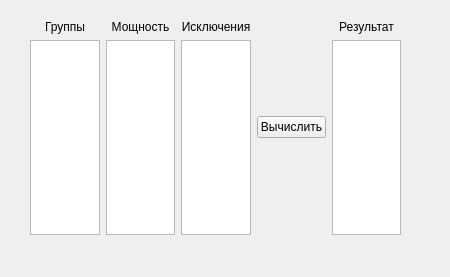
<?xml version="1.0" encoding="UTF-8"?>
<ui version="4.0">
 <class>MainWindow</class>
 <widget class="QMainWindow" name="MainWindow">
  <property name="geometry">
   <rect>
    <x>0</x>
    <y>0</y>
    <width>450</width>
    <height>277</height>
   </rect>
  </property>
  <property name="windowTitle">
   <string>MainWindow</string>
  </property>
  <widget class="QWidget" name="centralwidget">
   <widget class="QWidget" name="">
    <property name="geometry">
     <rect>
      <x>30</x>
      <y>20</y>
      <width>371</width>
      <height>215</height>
     </rect>
    </property>
    <layout class="QHBoxLayout" name="horizontalLayout">
     <item>
      <layout class="QVBoxLayout" name="verticalLayout">
       <item>
        <widget class="QLabel" name="label">
         <property name="text">
          <string>Группы</string>
         </property>
         <property name="alignment">
          <set>Qt::AlignCenter</set>
         </property>
        </widget>
       </item>
       <item>
        <widget class="QTextEdit" name="textGroup"/>
       </item>
      </layout>
     </item>
     <item>
      <layout class="QVBoxLayout" name="verticalLayout_2">
       <item>
        <widget class="QLabel" name="label_2">
         <property name="text">
          <string>Мощность</string>
         </property>
         <property name="alignment">
          <set>Qt::AlignCenter</set>
         </property>
        </widget>
       </item>
       <item>
        <widget class="QTextEdit" name="textPower"/>
       </item>
      </layout>
     </item>
     <item>
      <layout class="QVBoxLayout" name="verticalLayout_3">
       <item>
        <widget class="QLabel" name="label_3">
         <property name="text">
          <string>Исключения</string>
         </property>
         <property name="alignment">
          <set>Qt::AlignCenter</set>
         </property>
        </widget>
       </item>
       <item>
        <widget class="QTextEdit" name="textExc"/>
       </item>
      </layout>
     </item>
     <item>
      <widget class="QPushButton" name="pushButton">
       <property name="text">
        <string>Вычислить</string>
       </property>
      </widget>
     </item>
     <item>
      <layout class="QVBoxLayout" name="verticalLayout_4">
       <item>
        <widget class="QLabel" name="label_4">
         <property name="text">
          <string>Результат</string>
         </property>
         <property name="alignment">
          <set>Qt::AlignCenter</set>
         </property>
        </widget>
       </item>
       <item>
        <widget class="QTextEdit" name="textResult"/>
       </item>
      </layout>
     </item>
    </layout>
   </widget>
  </widget>
 </widget>
 <resources/>
 <connections/>
</ui>
